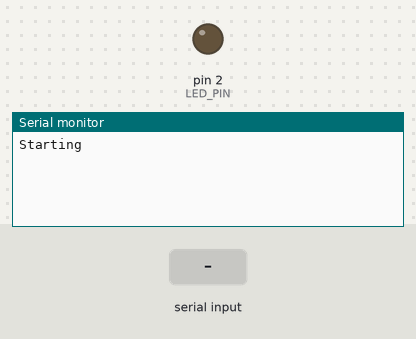
A sketch run on a simulated Arduino Uno, built with avr-gcc and run on an emulated ATmega328P. Parts: output pins drawn as LEDs (lit = HIGH), the last lines printed to the serial monitor. The inputs (shaded band) are chosen by the test bench.

Above: at 1.2 s.
1.3 s: "+\n" received over Serial
At 1.9 s:
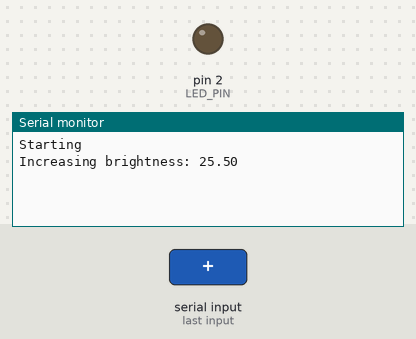
2.8 s: byte 45 ('-') received over Serial
At 4.0 s:
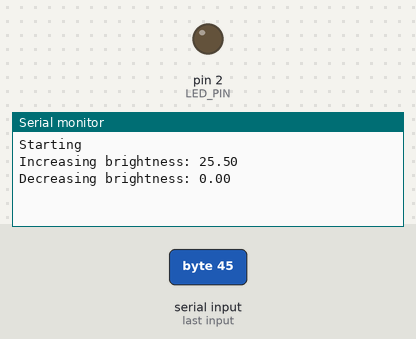
4.3 s: "-\n" received over Serial
At 5.3 s:
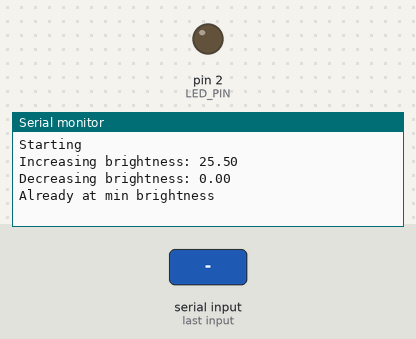
5.8 s: "1\n" received over Serial
At 6.5 s:
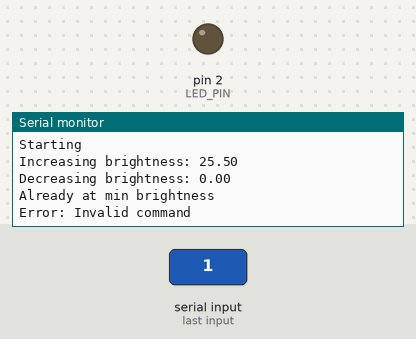

Measured:
- after the input at 1.3 s, the serial monitor: prints a new line at once (image 1)
- after the input at 2.8 s, the serial monitor: prints a new line at once (image 2)
- after the input at 4.3 s, the serial monitor: prints a new line at once (image 3)
- after the input at 5.8 s, the serial monitor: prints a new line at once (image 4)

The sketch:

ES4_led.ino
```cpp
// Definizione del pin di controllo della ventola.
// Deve essere un pin che supporta il PWM
const int LED_PIN = 2;
// Variabile per tenere traccia della velocità corrente.
// Le slide suggeriscono l'uso di un float
float current_brightness = 0;
// Definizione del numero di step (10 step come richiesto dalle specifiche)
// Valore massimo PWM è 255. Incremento = 255.0 / 10 = 25.5
const float step_size = 25.5;
void setup() {
  // Inizializzazione della comunicazione seriale
  Serial.begin(9600);
  while (!Serial); // Attende l'apertura del Serial Monitor
  // Configura il pin della ventola come OUTPUT
  pinMode(LED_PIN, OUTPUT);
  // Imposta la velocità iniziale a 0 (Duty cycle = 0%)
  // La variabile float viene castata a int
  analogWrite(LED_PIN, (int)current_brightness);
  Serial.println("Starting");
}
void loop() {
  // Controlla se ci sono caratteri in ingresso sulla porta seriale
  if (Serial.available() > 0) {
    char command = Serial.read();
    // Ignora i caratteri di a capo invisibili (carriage return e line feed)
    if (command == '\n' || command == '\r') {
      return;
    }
    // Aumenta la velocità se riceve '+'
    if (command == '+') {
      if (current_brightness >= 255.0) {
        Serial.println("Already at max brightness"); // Raggiunto il limite massimo
      } else {
        current_brightness += step_size;
        if (current_brightness > 255.0) current_brightness = 255.0; // Previene lo sforamento
        analogWrite(LED_PIN, (int)current_brightness);
        Serial.print("Increasing brightness: ");
        Serial.println(current_brightness);
      }
    }
    // Diminuisce la velocità se riceve '-'
    else if (command == '-') {
      if (current_brightness <= 0.0) {
        Serial.println("Already at min brightness"); // Raggiunto il limite minimo
      } else {
        current_brightness -= step_size;
        if (current_brightness < 0.0) current_brightness = 0.0; // Previene lo sforamento
        analogWrite(LED_PIN, (int)current_brightness);
        Serial.print("Decreasing brightness: ");
        Serial.println(current_brightness);
      }
    }
    // Qualsiasi altro carattere genera un messaggio di errore
    else {
      Serial.println("Error: Invalid command");
    }
  }
}
```
